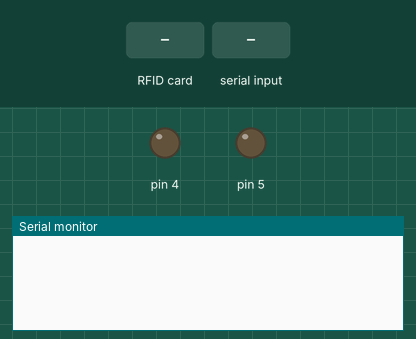
The sketch below on a simulated Arduino Uno, built with avr-gcc and run on an emulated ATmega328P. Parts: output pins drawn as LEDs (lit = HIGH), the last lines printed to the serial monitor. The inputs (shaded band) are chosen by the test bench. Pins used as bus, display or sensor lines are not drawn.

Above: at 1.2 s.
1.3 s: RFID card 5E 7A 19 C4 held to the reader
At 2.1 s:
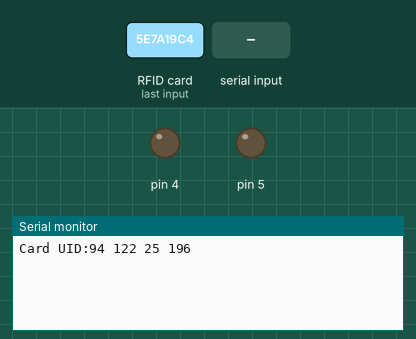
3.1 s: "1\n" received over the second serial link
At 3.6 s:
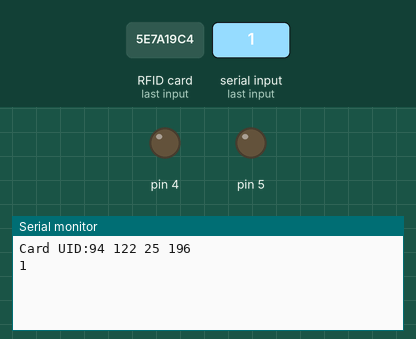

The sketch:

sketch_may25a.ino
```cpp
#include <SPI.h>
#include <MFRC522.h>
#include <SoftwareSerial.h>
#define BT_RXD 8
#define BT_TXD 7
SoftwareSerial bluetooth(BT_RXD, BT_TXD);
#define RST_PIN   9                            // reset핀은 9번으로 설정
#define SS_PIN    10                           // SS핀은 10번으로 설정
                                               // SS핀은 데이터를 주고받는 역할의 핀( SS = Slave Selector )
int r = 1;
int b = 4;
MFRC522 mfrc(SS_PIN, RST_PIN);

void setup(){
  Serial.begin(9600);                         // 시리얼 통신, 속도는 9600
  SPI.begin();
  bluetooth.begin(9600);

pinMode(1, OUTPUT);
pinMode(4, OUTPUT);
pinMode(5, OUTPUT);

  mfrc.PCD_Init();
}

void loop(){
  if (bluetooth.available()){
    Serial.write(bluetooth.read());
  }
  if (Serial.available()){
    bluetooth.write(Serial.read());
  }

  if ( !mfrc.PICC_IsNewCardPresent() || !mfrc.PICC_ReadCardSerial() ) {
                                               // 태그 접촉이 되지 않았을때 또는 ID가 읽혀지지 않았을때
    delay(500);                                // 0.5초 딜레이
    return;                                    // return
 }

  Serial.print("Card UID:");                  // 태그의 ID출력
  String uid = String(mfrc.uid.uidByte[0]) +" "+ String(mfrc.uid.uidByte[1]) +" "+ String(mfrc.uid.uidByte[2]) +" "+ String(mfrc.uid.uidByte[3]);  // 태그 UID

bluetooth.println(uid);
Serial.print(uid);
Serial.print('\n');
delay(1000);                                  // 1초 딜레이
}
```

Measured:
- after the input at 1.3 s, the serial monitor: prints a new line after 0.33 s (image 1)
- after the input at 3.1 s, the serial monitor: prints a new line after 0.07 s (image 2)
